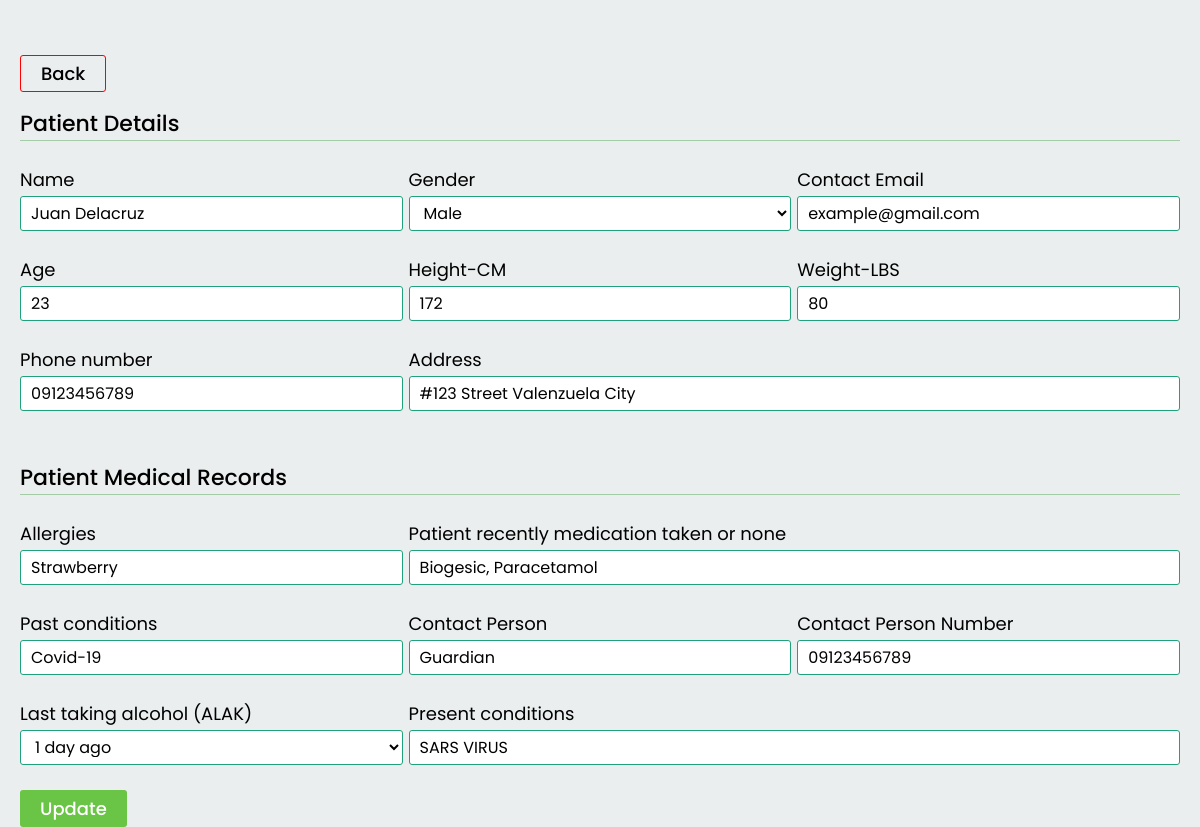
/pages/RecordUpdate.php?update=1 (signed in), run on the app's committed database.
### tables this page shows
CREATE TABLE `records` (
  `record_id` int(255) NOT NULL,
  `names` varchar(255) NOT NULL,
  `gender` varchar(255) NOT NULL,
  `contactEmail` text NOT NULL,
  `edad` int(255) NOT NULL,
  `height` int(255) NOT NULL,
  `weightlbs` int(255) NOT NULL,
  `phoneNumber` varchar(255) NOT NULL,
  `addresss` varchar(255) NOT NULL,
  `allergies` text NOT NULL,
  `medication` text NOT NULL,
  `pastConditions` text NOT NULL,
  `contactPerson` text NOT NULL,
  `contactPersonNumber` varchar(255) NOT NULL,
  `alak` varchar(255) NOT NULL,
  `presentConditions` varchar(255) NOT NULL
);

### pages/RecordUpdate.php (the view, shortened to what this page needs)
<?php
    include '../backend/config.php';
?>
<?php
    if(isset($_GET['update'])) {
        $updateId = $_GET['update'];
    }
?>
<!DOCTYPE html>
<html lang="en">
<head>
    <link rel="stylesheet" href="https://cdn.jsdelivr.net/npm/boxicons@latest/css/boxicons.min.css">
    <link rel="stylesheet" href="../Assets/css/doctorsUpdate.css">
</head>
<body>
    <?php
        $dataQuery = "SELECT * FROM `records` WHERE `record_id` = $updateId";
        $doctor = mysqli_query($connect, $dataQuery);
        if (mysqli_num_rows($doctor) > 0){
            while ($fetch_doctor = mysqli_fetch_assoc($doctor)) {
    ?>
    <div class="update-container">
        <a href="doctors.php" class="back-button">Back</a>
        <div class="add-records-container" id="add-form">
            <form action="#" method="POST">
                <h1 style="margin-top: 20px;">Patient Details</h1><br>
                <div class="form-contain">
                    <div class="label-input">
                        <label for="name">Name</label>
                        <input value="<?php echo $fetch_doctor['names']; ?>" required type="text" name="name" placeholder="Firstname Lastname">
                    </div>
                    <div class="label-input">
                        <label for="gender">Gender</label>
                        <select required name="gender">
                            <option value="Male" <?php if ($fetch_doctor['gender'] == 'Male') echo 'selected'; ?>>Male</option>
                        </select>
                    </div>
                    <div class="label-input">
                        <label for="contact">Contact Email</label>
                        <input value="<?php echo $fetch_doctor['contactEmail']; ?>" required type="email" name="contact" placeholder="example@gmail.com">
                    </div>
                </div><br>
                <div class="form-contain">
                    <div class="label-input">
                        <label for="age">Age</label>
                        <input value="<?php echo $fetch_doctor['edad']; ?>" required type="text" name="age" placeholder="Edad">
                    </div>
                    <div class="label-input">
                        <label for="height">Height-CM</label>
                        <input value="<?php echo $fetch_doctor['height']; ?>" required type="number" max="300" min="0" name="height" placeholder="CM">
                    </div>
                    <div class="label-input">
                        <label for="weight">Weight-LBS</label>
                        <input value="<?php echo $fetch_doctor['weightlbs']; ?>" required type="number" max="300" min="0" name="weight" placeholder="LBS">
                    </div>
                </div><br>
                <div class="form-contain">
                    <div class="label-input">
                        <label for="phone">Phone number</label>
                        <input value="<?php echo $fetch_doctor['phoneNumber']; ?>" required type="text" name="phone" placeholder="09123456789">
                    </div>
                    <div class="label-input" style="width: 66.5%;">
                        <label for="address">Address</label>
                        <input value="<?php echo $fetch_doctor['addresss']; ?>" required type="text" name="address" placeholder="# Street City">
                    </div>
                </div><br><br>
                <h1>Patient Medical Records</h1><br>
                <div class="form-contain">
                    <div class="label-input">
                        <label for="allergies">Allergies</label>
                        <input value="<?php echo $fetch_doctor['allergies']; ?>" required type="text" name="allergies" placeholder="Food / Drinks / Medicine">
                    </div>
                    <div class="label-input" style="width: 66.5%;">
                        <label for="medication">Patient recently medication taken or none</label>
                        <input value="<?php echo $fetch_doctor['medication']; ?>" required type="text" name="medication" placeholder="Biogesic, Paracetamol, Etc.">
                    </div>
                </div><br>
                <div class="form-contain">
                    <div class="label-input">
                        <label for="conditions">Past conditions</label>
                        <input value="<?php echo $fetch_doctor['pastConditions']; ?>" required type="text" name="conditions" placeholder="Covid-19">
                    </div>
                    <div class="label-input">
                        <label for="contactPerson">Contact Person</label>
                        <input value="<?php echo $fetch_doctor['contactPerson']; ?>" required type="text" name="contactPerson" placeholder="Relatives, Guardian, Parents">
                    </div>
                    <div class="label-input">
                        <label for="contactPersonNumber">Contact Person Number</label>
                        <input value="<?php echo $fetch_doctor['contactPersonNumber']; ?>" required type="text" name="contactPersonNumber" placeholder="09123456789">
                    </div>
                </div><br>
                <div class="form-contain">
                    <div class="label-input">
                        <label for="alcohol">Last taking alcohol (ALAK)</label>
                        <select required name="alcohol">
                            <option value="1 day ago" <?php if ($fetch_doctor['alak'] == '1 day ago') echo 'selected'; ?>>1 day ago</option>
                        </select>
                    </div>
                    <div class="label-input" style="width: 66.5%;">
                        <label for="presentConditions">Present conditions</label>
                        <input value="<?php echo $fetch_doctor['presentConditions']; ?>" required type="text" name="presentConditions" placeholder="SARS VIRUS">
                    </div>
                </div><br>
                <button type="submit" name="submit" class="add-form-btn" onclick="return  confirm('You want to update this info?')">Update</button>
            </form>
        </div>
    </div>
    <?php
        }
    }
    ?>
</body>
</html>

### Assets/css/doctorsUpdate.css (style rules this page uses)
* { margin: 0; padding: 0; box-sizing: border-box; font-family: 'Poppins', sans-serif; }
body { background: #EAEEEF; }
.back-button { border: red 1px solid; padding: 5px 20px; color: black; font-weight: 500; font-size: 18px; cursor: pointer; border-radius: 3px; text-decoration: none; }
.update-container { max-width: 1640px; padding: 0 20px; margin: 0 auto; margin-top: 60px; }
.add-records-container h1 { border-bottom: 1px solid rgba(0, 128, 0, 0.301); font-size: 22px; font-weight: 500; }
.form-contain { display: flex; justify-content: space-between; }
.label-input { display: flex; flex-direction: column; gap: 3px; width: 33%; }
.add-records-container form label { font-size: 18px; }
.add-records-container form input, select { background-color: white; outline: none; border: #20A17D 1px solid; padding: 4px 10px; font-size: 16px; border-radius: 3px; }
.add-form-btn { background-color: #6AC445; padding: 5px 20px; color: white; font-weight: 500; font-size: 18px; cursor: pointer; border: none; border-radius: 3px; }

### data on the page
records: name "Juan Delacruz", gender "Male", contact "example@gmail.com", age "23", height "172", weight "80", phone "09123456789", address "#123 Street Valenzuela City", allergies "Strawberry", medication "Biogesic, Paracetamol", conditions "Covid-19", contactPerson "Guardian", contactPersonNumber "09123456789", alcohol "1 day ago", presentConditions "SARS VIRUS"
